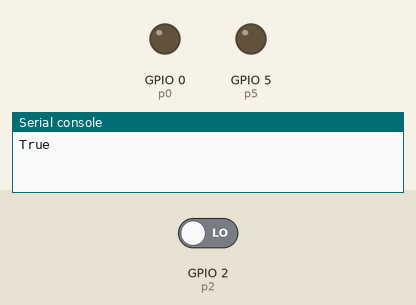
This program was run on a simulated ESP8266 board running MicroPython. Parts: output pins drawn as LEDs (lit = HIGH), the last lines printed to the serial console. Inputs (shaded band) come from the test bench; at power-on: GPIO 2 (p2) LOW. WiFi joins after 1.5 s.

Above: at 0.1 s.
At 1.6 s:
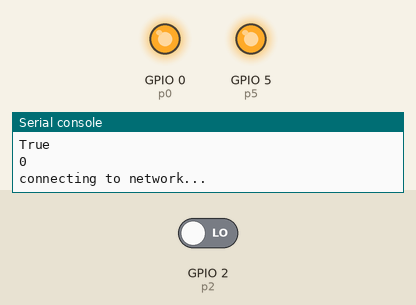
Timing chart, 0 to 3.1 s (numbered marks = the images above):
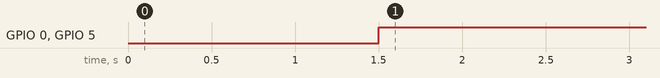

Measured:
- by itself, GPIO 0 (p0), GPIO 5 (p5): LOW → HIGH at 1.5 s

The program:

main.py
```python
"""
ESP8266已知的问题
http://docs.micropython.org/en/latest/esp8266/general.html
"""

import network
import webrepl
import webrepl_setup
from machine import Pin, I2C
import uos
from machine import UART
from machine import Pin
from machine import Timer
import time
import esp
import machine
from machine import I2C, Pin, SPI, UART
import os


def show_file(filename):
    """显示文件内容"""
    with open(filename, 'r') as f:
        for line in f.readlines():
            print(line)


def show_fw():
    """检查固件是否正确,仅ESP8266,ESP32等"""
    try:
        import esp
        print(esp.check_fw())
    except:
        return


# os.listdir()
# show_file('boot.py')
show_fw()
# i2c = I2C(1,scl=)

# 以下代码来自http://docs.micropython.org/en/latest/esp8266/quickref.html
machine.freq(160000000)
machine.freq()

esp.osdebug(None)       # turn off vendor O/S debugging messages
esp.osdebug(0)          # redirect vendor O/S debugging messages to UART(0)


time.sleep(1)           # sleep for 1 second
time.sleep_ms(500)      # sleep for 500 milliseconds
time.sleep_us(10)       # sleep for 10 microseconds
start = time.ticks_ms()  # get millisecond counter
delta = time.ticks_diff(time.ticks_ms(), start)  # compute time difference


# 计时器
# 支持虚拟（基于RTOS）计时器。使用计时器ID为-1 的machine.Timer类：
tim = Timer(-1)
tim.init(period=5000, mode=Timer.ONE_SHOT, callback=lambda t: print(1))
tim.init(period=2000, mode=Timer.PERIODIC, callback=lambda t: print(2))
# 周期以毫秒为单位。


# 引脚和GPIO
# 使用machine.Pin类：
p0 = Pin(0, Pin.OUT)    # create output pin on GPIO0
p0.on()                 # set pin to "on" (high) level
p0.off()                # set pin to "off" (low) level
p0.value(1)             # set pin to on/high

p2 = Pin(2, Pin.IN)     # create input pin on GPIO2
print(p2.value())       # get value, 0 or 1

p4 = Pin(4, Pin.IN, Pin.PULL_UP)  # enable internal pull-up resistor
p5 = Pin(5, Pin.OUT, value=1)  # set pin high on creation
# 可用的引脚为：0、1、2、3、4、5、12、13、14、15、16，它们对应于ESP8266芯片的实际GPIO引脚编号。请注意，许多最终用户板使用其自己的临时引脚编号（例如，标记为D0，D1等）。由于MicroPython支持不同的板卡和模块，因此选择了物理引脚编号作为最低的公分母。有关板逻辑引脚和物理芯片引脚之间的映射，请查阅板文档。
# 请注意，引脚（1）和引脚（3）分别是REPL UART TX和RX。另请注意，Pin（16）是一个特殊的引脚（用于从深度睡眠模式唤醒），可能不适用于诸如的更高级别的类 Neopixel。

# UART（串行总线）
# 参见machine.UART。

uart = UART(0, baudrate=9600)
uart.write('hello')
uart.read(5)  # read up to 5 bytes
# 提供两个UART。UART0在引脚1（TX）和3（RX）上。UART0是双向的，默认情况下用于REPL。UART1位于引脚2（TX）和8（RX）上，但是引脚8用于连接闪存芯片，因此UART1仅是TX。

# 当UART0连接到REPL时，UART（0）上的所有传入字符都直接进入stdin，因此uart.read（）将始终返回None。如果需要从UART（0）读取字符，同时又将其用于REPL（或分离，读取然后重新连接），请使用sys.stdin.read（）。分离后，UART（0）可用于其他目的。

# 如果在启动REPL（硬复位或软复位）时，任何一个dupterm插槽中没有任何对象，则将自动连接UART（0）。否则，恢复没有REPL的主板的唯一方法是完全擦除并重新刷新（这将安装连接REPL的默认boot.py）。

# 要将REPL与UART0分离，请使用：

uos.dupterm(None, 1)
# 默认情况下，REPL是附加的。如果已拆离它，请使用以下方法重新连接它：

uart = machine.UART(0, 115200)
uos.dupterm(uart, 1)


sta_if = network.WLAN(network.STA_IF)
if not sta_if.isconnected():
    print("connecting to network...")
    sta_if.active(True)
    # Connect to an AP <ap_name>&<password> is your route name&password
    sta_if.connect("HOWO2.4G", "gsds-1512")
    while not sta_if.isconnected():  # Check for successful connection
        pass
print("network config:", sta_if.ifconfig())
webrepl.start()

webrepl_setup

# WebREPL（Web浏览器交互式提示）
# WebREPL（通过WebSockets进行的REPL，可通过Web浏览器访问）是ESP8266端口可用的实验性功能。从https: // github.com/micropython/webrepl（可从http: // micropython.org/webrepl获得的托管版本）下载Web客户端，并通过执行以下命令对其进行配置：
# 并按照屏幕上的说明进行操作。重新启动后，它将可用于连接。如果禁用了启动时自动启动，则可以使用以下命令按需运行配置的守护程序：

webrepl.start()
# 支持的使用WebREPL的方式是通过连接到ESP8266接入点，但如果守护程序处于活动状态，则守护进程也会在STA接口上启动，因此，如果您的路由器已设置且正常工作，则在连接到正常Internet时也可以使用WebREPL接入点（如果遇到任何问题，请使用ESP8266 AP连接方法）。
# 除了可以访问终端/命令提示符外，WebREPL还提供了文件传输功能（上传和下载）。Web客户端具有用于相应功能的按钮，或者您可以使用webrepl_cli.py 上面存储库中的命令行客户端。
```
